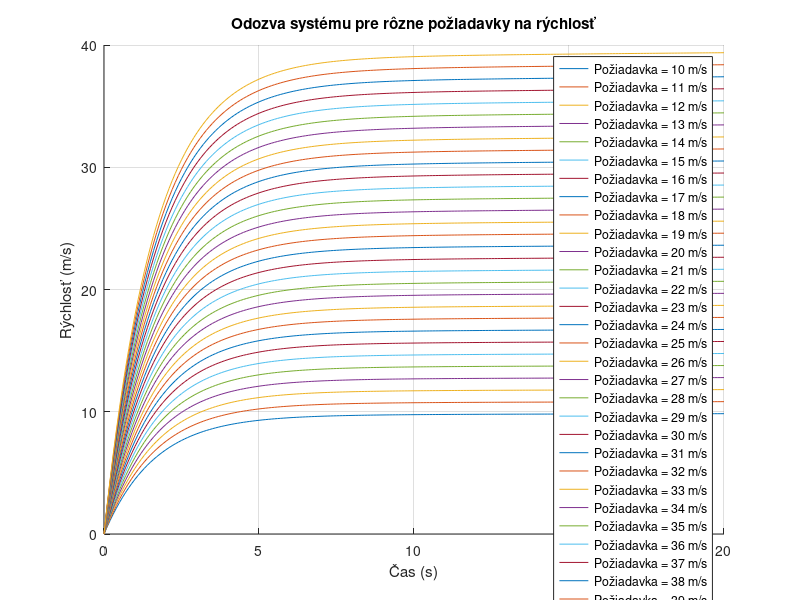
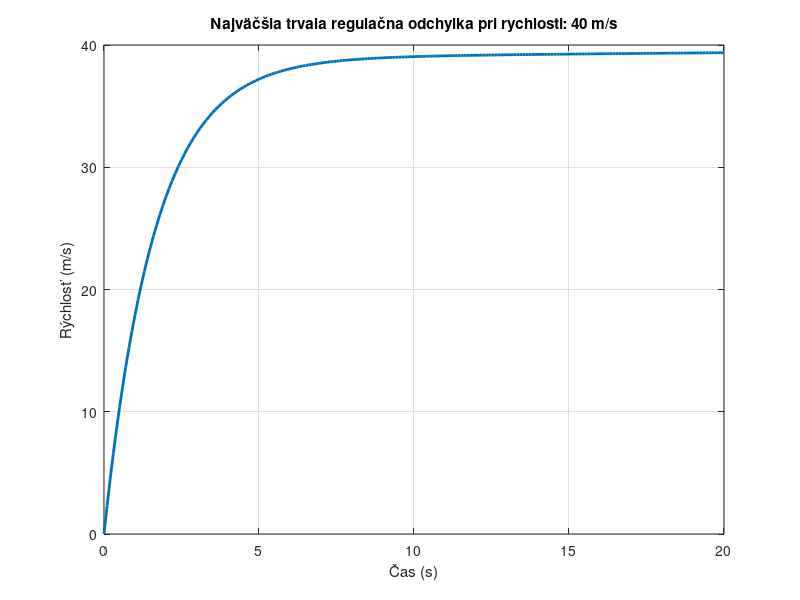
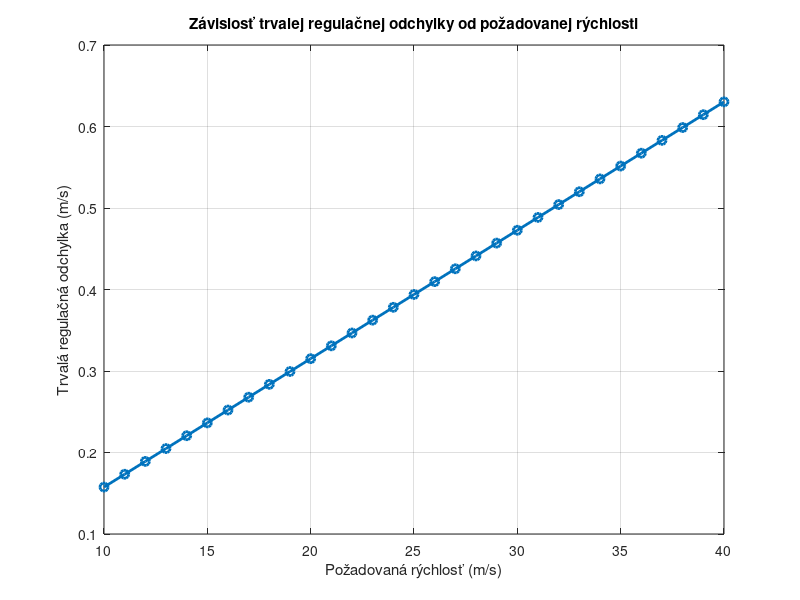

These charts were generated, in order, by the following MATLAB code:
clc;
clear;
close all;

% Zakladne parametre
m = 1000;  % hmotnosť vozidla v kg
b = 50;    % koeficient odporu (sila trenia/odporu)
pozadovane_rychlosti = 10:1:40;  % požadované rýchlosti vozidla 

% Časový interval simulácie
t = 0:0.1:20;  

% Prevodová funkcia systému
s = tf('s');  
P_cruise = 1/(m * s + b);  %Tempomat

% Hodnoty pre PI regulátor
Kp = 600;  
Ki = 20;
C = pid(Kp, Ki);  

% Uzavretá slučka s PI regulátorom a systémom tempomatu
uzavreta_slucka = feedback(C * P_cruise, 1);  


trvala_odchylka = zeros(size(pozadovane_rychlosti));  

figure;
hold on;
title('Odozva systému pre rôzne požiadavky na rýchlosť');
xlabel('Čas (s)');
ylabel('Rýchlosť (m/s)');

for i = 1:length(pozadovane_rychlosti)
    r = pozadovane_rychlosti(i);  
    [odozva, cas_odozvy] = step(r * uzavreta_slucka, t); 

   
    trvala_odchylka(i) = r - odozva(end);  

    
    plot(cas_odozvy, odozva, 'DisplayName', ['Požiadavka = ' num2str(r) ' m/s']);
end

legend show;
grid on;


disp('Trvalá regulačná odchylka pre rôzne rýchlosti:');
for i = 1:length(pozadovane_rychlosti)
    fprintf('Požadovaná rýchlosť = %d m/s, Trvalá regulačná odchylka = %.4f m/s\n', pozadovane_rychlosti(i), trvala_odchylka(i));
end

%Najväčšia regulačna odchylka
[max_odchylka, max_index] = max(abs(trvala_odchylka));  
najvacsia_odchylka = pozadovane_rychlosti(max_index);   

% Odozva pre najväčšiu trvalú regulačnú odchylku
figure;
r = najvacsia_odchylka;
[odozva, cas_odozvy] = step(r * uzavreta_slucka, t);
plot(cas_odozvy, odozva, 'LineWidth', 2);
title(['Najväčšia trvala regulačna odchylka pri rychlosti: ' num2str(r) ' m/s']);
xlabel('Čas (s)');
ylabel('Rýchlosť (m/s)');
grid on;

% Graf zmeny regulačnej odchylky v závislosti od požadovanej rýchlosti
figure;
plot(pozadovane_rychlosti, abs(trvala_odchylka), '-o', 'LineWidth', 2);
title('Závislosť trvalej regulačnej odchylky od požadovanej rýchlosti');
xlabel('Požadovaná rýchlosť (m/s)');
ylabel('Trvalá regulačná odchylka (m/s)');
grid on;
